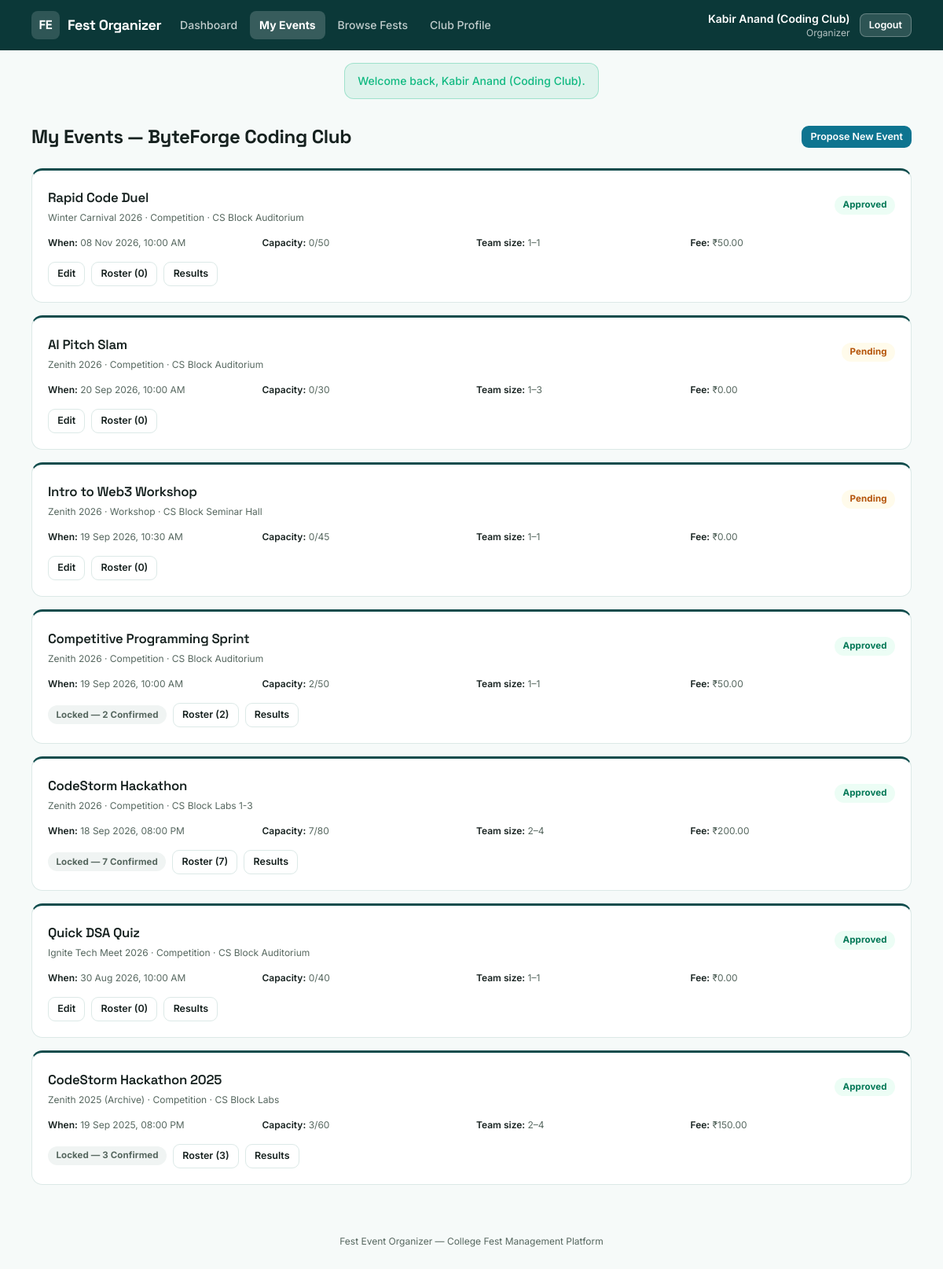
Screenshot of /index.php?route=organizer/events (signed in) with the database file from the repository.
### tables this page shows
CREATE TABLE clubs (
    id            INT AUTO_INCREMENT PRIMARY KEY,
    name          VARCHAR(120) NOT NULL,
    slug          VARCHAR(120) NOT NULL UNIQUE,
    description   VARCHAR(500) NOT NULL,
    organizer_id  INT NOT NULL UNIQUE,
    status        ENUM('active', 'inactive') NOT NULL DEFAULT 'active',
    created_at    TIMESTAMP NOT NULL DEFAULT CURRENT_TIMESTAMP,
    FOREIGN KEY (organizer_id) REFERENCES users(id)
);

CREATE TABLE events (
    id                INT AUTO_INCREMENT PRIMARY KEY,
    fest_id           INT NOT NULL,
    club_id           INT NOT NULL,
    title             VARCHAR(150) NOT NULL,
    slug              VARCHAR(160) NOT NULL,
    description       TEXT NOT NULL,
    category          ENUM('competition', 'workshop', 'show', 'seminar') NOT NULL,
    venue             VARCHAR(150) NOT NULL,
    start_time        DATETIME NOT NULL,
    end_time          DATETIME NOT NULL,
    capacity          INT NOT NULL,
    team_size_min     INT NOT NULL DEFAULT 1,
    team_size_max     INT NOT NULL DEFAULT 1,
    entry_fee         DECIMAL(8,2) NOT NULL DEFAULT 0.00,
    status            ENUM('pending', 'approved', 'rejected') NOT NULL DEFAULT 'pending',
    rejection_reason  VARCHAR(255) NULL,
    created_by        INT NOT NULL,
    created_at        TIMESTAMP NOT NULL DEFAULT CURRENT_TIMESTAMP,
    updated_at        TIMESTAMP NOT NULL DEFAULT CURRENT_TIMESTAMP ON UPDATE CURRENT_TIMESTAMP,
    UNIQUE KEY uniq_fest_slug (fest_id, slug),
    FOREIGN KEY (fest_id) REFERENCES fests(id) ON DELETE CASCADE,
    FOREIGN KEY (club_id) REFERENCES clubs(id),
    FOREIGN KEY (created_by) REFERENCES users(id)
);

CREATE TABLE fests (
    id            INT AUTO_INCREMENT PRIMARY KEY,
    name          VARCHAR(150) NOT NULL,
    slug          VARCHAR(150) NOT NULL UNIQUE,
    description   TEXT NOT NULL,
    theme         VARCHAR(100) NOT NULL,
    start_date    DATE NOT NULL,
    end_date      DATE NOT NULL,
    venue         VARCHAR(150) NOT NULL,
    status        ENUM('draft', 'published', 'completed') NOT NULL DEFAULT 'draft',
    created_by    INT NOT NULL,
    created_at    TIMESTAMP NOT NULL DEFAULT CURRENT_TIMESTAMP,
    FOREIGN KEY (created_by) REFERENCES users(id)
);

### app/controllers/OrganizerController.php (called while the page is built, shortened)
<?php
require_once __DIR__ . '/../models/Club.php';
require_once __DIR__ . '/../models/Event.php';
class OrganizerController
{
    private function myClub(): array
    {
        $club = Club::findByOrganizer(Auth::id());
        return $club;
    }
    public function events(): void
    {
        $club = $this->myClub();
        $events = Event::forClub((int)$club['id']);
        require __DIR__ . '/../views/organizer/events.php';
    }
}

### public/index.php (called while the page is built, shortened)
<?php
require_once __DIR__ . '/../core/helpers.php';
require_once __DIR__ . '/../core/Database.php';
require_once __DIR__ . '/../core/Auth.php';
require_once __DIR__ . '/../app/models/Club.php';
require_once __DIR__ . '/../app/models/Event.php';
require_once __DIR__ . '/../app/controllers/OrganizerController.php';
$router = new Router();
$router->get('login', fn() => (new AuthController())->showLogin());
$router->post('login', fn() => (new AuthController())->login());
$router->get('register', fn() => (new AuthController())->showRegister());
$router->post('register', fn() => (new AuthController())->register());
$router->post('logout', fn() => (new AuthController())->logout());
$router->get('admin/dashboard', fn() => (new AdminController())->dashboard());
$router->get('admin/fests', fn() => (new AdminController())->fests());
$router->post('admin/fests/store', fn() => (new AdminController())->festStore());
$router->post('admin/fests/update', fn() => (new AdminController())->festUpdate());
$router->post('admin/fests/status', fn() => (new AdminController())->festStatus());
$router->get('admin/clubs', fn() => (new AdminController())->clubs());
$router->post('admin/clubs/store', fn() => (new AdminController())->clubStore());
$router->post('admin/clubs/status', fn() => (new AdminController())->clubStatus());
$router->get('admin/events', fn() => (new AdminController())->events());
$router->post('admin/events/approve', fn() => (new AdminController())->eventApprove());
$router->post('admin/events/reject', fn() => (new AdminController())->eventReject());
$router->get('admin/clashes', fn() => (new AdminController())->clashes());
$router->get('admin/results', fn() => (new AdminController())->results());
$router->get('organizer/dashboard', fn() => (new OrganizerController())->dashboard());
$router->get('organizer/events', fn() => (new OrganizerController())->events());
$router->get('organizer/events/new', fn() => (new OrganizerController())->eventNew());
$router->post('organizer/events/store', fn() => (new OrganizerController())->eventStore());
$router->get('organizer/events/edit', fn() => (new OrganizerController())->eventEdit());
$router->post('organizer/events/update', fn() => (new OrganizerController())->eventUpdate());
$router->get('organizer/events/roster', fn() => (new OrganizerController())->roster());
$router->post('organizer/registrations/verify', fn() => (new OrganizerController())->verifyEpass());
$router->get('organizer/events/results', fn() => (new OrganizerController())->resultsForm());
$router->post('organizer/results/store', fn() => (new OrganizerController())->resultStore());
$router->post('organizer/results/delete', fn() => (new OrganizerController())->resultDelete());
$router->get('organizer/club', fn() => (new OrganizerController())->profile());
$router->post('organizer/club/update', fn() => (new OrganizerController())->profileUpdate());
$router->get('organizer/fests', fn() => (new OrganizerController())->browseFests());
$router->get('organizer/fests/show', fn() => (new OrganizerController())->browseFestShow());
$router->get('participant/dashboard', fn() => (new ParticipantController())->dashboard());
$router->get('participant/fests', fn() => (new ParticipantController())->fests());
$router->get('participant/fests/show', fn() => (new ParticipantController())->festShow());
$router->get('participant/events/show', fn() => (new ParticipantController())->eventShow());
$router->post('participant/events/register', fn() => (new ParticipantController())->register());
$router->get('participant/registrations', fn() => (new ParticipantController())->registrations());
$router->post('participant/registrations/cancel', fn() => (new ParticipantController())->registrationCancel());
$router->get('participant/registrations/epass', fn() => (new ParticipantController())->epass());
$router->get('participant/certificates', fn() => (new ParticipantController())->certificates());
$router->get('participant/certificates/show', fn() => (new ParticipantController())->certificateShow());
$route = $_GET['route'] ?? '';
$router->dispatch($_SERVER['REQUEST_METHOD'], $route);

### core/Router.php (called while the page is built, shortened)
<?php
class Router
{
    private array $routes = ['GET' => [], 'POST' => []];
    public function get(string $route, callable $handler): void
    {
        $this->routes['GET'][$route] = $handler;
    }
    public function post(string $route, callable $handler): void
    {
        $this->routes['POST'][$route] = $handler;
    }
    public function dispatch(string $method, string $route): void
    {
        $handler = $this->routes[$method][$route] ?? null;
        try {
            $handler();
        } catch (Throwable $e) {
            error_log($e->getMessage());
            http_response_code(500);
            require __DIR__ . '/../app/views/errors/500.php';
        }
    }
}

### core/Auth.php (called while the page is built, shortened)
<?php
require_once __DIR__ . '/Database.php';
class Auth
{
    public static function id(): ?int
    {
        return $_SESSION['user_id'] ?? null;
    }
}

### core/Database.php (called while the page is built)
<?php
class Database
{
    private static ?PDO $instance = null;
    public static function connect(): PDO
    {
        if (self::$instance === null) {
            $config = require __DIR__ . '/../config/database.php';
            $dsn = sprintf(
                'mysql:host=%s;port=%d;dbname=%s;charset=%s',
                $config['host'],
                $config['port'],
                $config['database'],
                $config['charset']
            );
            self::$instance = new PDO($dsn, $config['username'], $config['password'], [
                PDO::ATTR_ERRMODE            => PDO::ERRMODE_EXCEPTION,
                PDO::ATTR_DEFAULT_FETCH_MODE => PDO::FETCH_ASSOC,
                PDO::ATTR_EMULATE_PREPARES   => false,
            ]);
        }
        return self::$instance;
    }
}

### app/models/Club.php (called while the page is built, shortened)
<?php
require_once __DIR__ . '/../../core/Database.php';
class Club
{
    public static function findByOrganizer(int $organizerId): ?array
    {
        $stmt = Database::connect()->prepare('SELECT * FROM clubs WHERE organizer_id = ?');
        $stmt->execute([$organizerId]);
        $row = $stmt->fetch();
        return $row ?: null;
    }
}

### core/helpers.php (called while the page is built, shortened)
<?php
function e(?string $value): string
{
    return htmlspecialchars($value ?? '', ENT_QUOTES, 'UTF-8');
}
function format_datetime(?string $datetime): string
{
    $ts = strtotime($datetime);
    return $ts === false ? '-' : date('d M Y, h:i A', $ts);
}

### app/models/Event.php (called while the page is built, shortened)
<?php
require_once __DIR__ . '/../../core/Database.php';
class Event
{
    public static function forClub(int $clubId): array
    {
        $stmt = Database::connect()->prepare(
            "SELECT ev.*, f.name AS fest_name, f.status AS fest_status,
                    (SELECT COALESCE(SUM(r.team_size), 0) FROM registrations r WHERE r.event_id = ev.id AND r.status = 'confirmed') AS seats_taken
             FROM events ev JOIN fests f ON f.id = ev.fest_id
             WHERE ev.club_id = ?
             ORDER BY ev.start_time DESC"
        );
        $stmt->execute([$clubId]);
        return $stmt->fetchAll();
    }
}

### app/views/organizer/events.php (the view, shortened to what this page needs)
<?php $pageTitle = 'My Events'; require __DIR__ . '/../partials/header.php'; require __DIR__ . '/../partials/navbar.php'; require __DIR__ . '/../partials/flash.php'; ?>
<main class="max-w-6xl mx-auto px-4 py-8 flex-1 w-full">
    <div class="flex items-center justify-between mb-6 flex-wrap gap-3">
        <h1 class="font-display text-2xl font-bold">My Events &mdash; <?= e($club['name']) ?></h1>
        <?php if ($club['status'] === 'active'): ?>
            <a href="/index.php?route=organizer/events/new" class="btn-primary btn-sm">Propose New Event</a>
        <?php endif; ?>
    </div>
    <div class="space-y-4">
        <?php foreach ($events as $ev): ?>
            <div class="event-card">
                <div class="card-head">
                    <div>
                        <h2 class="font-display text-lg font-bold"><?= e($ev['title']) ?></h2>
                        <p class="text-xs text-slateink mt-1"><?= e($ev['fest_name']) ?> &middot; <?= e(ucfirst($ev['category'])) ?> &middot; <?= e($ev['venue']) ?></p>
                    </div>
                    <?php $badgeClass = ['pending' => 'badge-gold', 'approved' => 'badge-mint', 'rejected' => 'badge-rose'][$ev['status']]; ?>
                    <span class="badge <?= $badgeClass ?>"><?= e($ev['status']) ?></span>
                </div>
                <div class="grid sm:grid-cols-4 gap-3 text-xs text-slateink mb-4">
                    <div><span class="font-semibold text-ink">When:</span> <?= format_datetime($ev['start_time']) ?></div>
                    <div><span class="font-semibold text-ink">Capacity:</span> <?= (int)$ev['seats_taken'] ?>/<?= (int)$ev['capacity'] ?></div>
                    <div><span class="font-semibold text-ink">Team size:</span> <?= (int)$ev['team_size_min'] ?>&ndash;<?= (int)$ev['team_size_max'] ?></div>
                    <div><span class="font-semibold text-ink">Fee:</span> &#8377;<?= number_format((float)$ev['entry_fee'], 2) ?></div>
                </div>
                <div class="flex gap-2 flex-wrap items-center">
                    <?php if ((int)$ev['seats_taken'] > 0): ?>
                        <span class="badge badge-slate" title="Editing would send the event back for re-approval and pull it off the published schedule.">Locked &mdash; <?= (int)$ev['seats_taken'] ?> confirmed</span>
                    <?php elseif ($club['status'] === 'active'): ?>
                        <a href="/index.php?route=organizer/events/edit&id=<?= (int)$ev['id'] ?>" class="btn-secondary btn-sm">Edit</a>
                    <?php endif; ?>
                    <a href="/index.php?route=organizer/events/roster&id=<?= (int)$ev['id'] ?>" class="btn-secondary btn-sm">Roster (<?= (int)$ev['seats_taken'] ?>)</a>
                    <?php if ($ev['status'] === 'approved'): ?>
                        <a href="/index.php?route=organizer/events/results&id=<?= (int)$ev['id'] ?>" class="btn-secondary btn-sm">Results</a>
                    <?php endif; ?>
                </div>
            </div>
        <?php endforeach; ?>
    </div>
</main>
<?php require __DIR__ . '/../partials/footer.php'; ?>

### public/assets/css/style.css (style rules this page uses)
* { box-sizing: border-box; }
h1, h2, h3, h4, .font-display { font-family: 'Space Grotesk', sans-serif; letter-spacing: -0.015em; }
.card-head { display: flex; align-items: center; justify-content: space-between; gap: 1rem; margin-bottom: 1rem; flex-wrap: wrap; }
.card-head h2 { font-size: 1.05rem; font-weight: 600; }
.btn-primary { background: #0E7490; color: #fff; border-radius: 9px; padding: 0.55rem 1.15rem; font-weight: 600; font-size: 0.88rem; display: inline-flex; align-items: center; justify-content: center; gap: .4rem; border: none; cursor: pointer; transition: background .15s, transform .15s; }
.btn-secondary { background: #fff; color: #16211F; border: 1px solid #DCE9E7; border-radius: 9px; padding: 0.55rem 1.15rem; font-weight: 600; font-size: 0.88rem; display: inline-flex; align-items: center; justify-content: center; gap: .4rem; cursor: pointer; transition: border-color .15s, color .15s; }
.btn-sm { padding: 0.32rem 0.7rem; font-size: 0.78rem; }
.badge { display:inline-flex; align-items:center; gap: .3rem; padding: 0.2rem 0.65rem; border-radius: 999px; font-size: 0.72rem; font-weight: 700; letter-spacing: 0.01em; text-transform: capitalize; }
.badge-mint { background: #ECFDF5; color: #047857; }
.badge-gold { background: #FFFBEB; color: #B45309; }
.badge-slate { background: #F0F4F3; color: #56675F; }
.event-card { background: #fff; border: 1px solid #DCE9E7; border-radius: 14px; padding: 1.25rem; border-top: 3px solid #0F4C4C; transition: box-shadow .18s, transform .18s; }

### rows the page displays
clubs: name "ByteForge Coding Club"
events: title "Rapid Code Duel", fest.name "Winter Carnival 2026", category "Competition", venue "CS Block Auditorium", status "Approved", start_time "08 Nov 2026, 10:00 AM", seats_taken "0", capacity "50", team_size_min "1", team_size_max "1", entry_fee "50.00"
events: title "AI Pitch Slam", fest.name "Zenith 2026", category "Competition", venue "CS Block Auditorium", status "Pending", start_time "20 Sep 2026, 10:00 AM", seats_taken "0", capacity "30", team_size_min "1", team_size_max "3", entry_fee "0.00"
events: title "Intro to Web3 Workshop", fest.name "Zenith 2026", category "Workshop", venue "CS Block Seminar Hall", status "Pending", start_time "19 Sep 2026, 10:30 AM", seats_taken "0", capacity "45", team_size_min "1", team_size_max "1", entry_fee "0.00"
events: title "Competitive Programming Sprint", fest.name "Zenith 2026", category "Competition", venue "CS Block Auditorium", status "Approved", start_time "19 Sep 2026, 10:00 AM", seats_taken "2", capacity "50", team_size_min "1", team_size_max "1", entry_fee "50.00"
events: title "CodeStorm Hackathon", fest.name "Zenith 2026", category "Competition", venue "CS Block Labs 1-3", status "Approved", start_time "18 Sep 2026, 08:00 PM", seats_taken "7", capacity "80", team_size_min "2", team_size_max "4", entry_fee "200.00"
events: title "Quick DSA Quiz", fest.name "Ignite Tech Meet 2026", category "Competition", venue "CS Block Auditorium", status "Approved", start_time "30 Aug 2026, 10:00 AM", seats_taken "0", capacity "40", team_size_min "1", team_size_max "1", entry_fee "0.00"
events: title "CodeStorm Hackathon 2025", fest.name "Zenith 2025 (Archive)", category "Competition", venue "CS Block Labs", status "Approved", start_time "19 Sep 2025, 08:00 PM", seats_taken "3", capacity "60", team_size_min "2", team_size_max "4", entry_fee "150.00"

### other values shown
$label "Dashboard"
$label "My Events"
$label "Browse Fests"
$label "Club Profile"
Auth::name() "Kabir Anand (Coding Club)"
str_replace('_', ' ', $role ?? '') "Organizer"
$success "Welcome back, Kabir Anand (Coding Club)."
